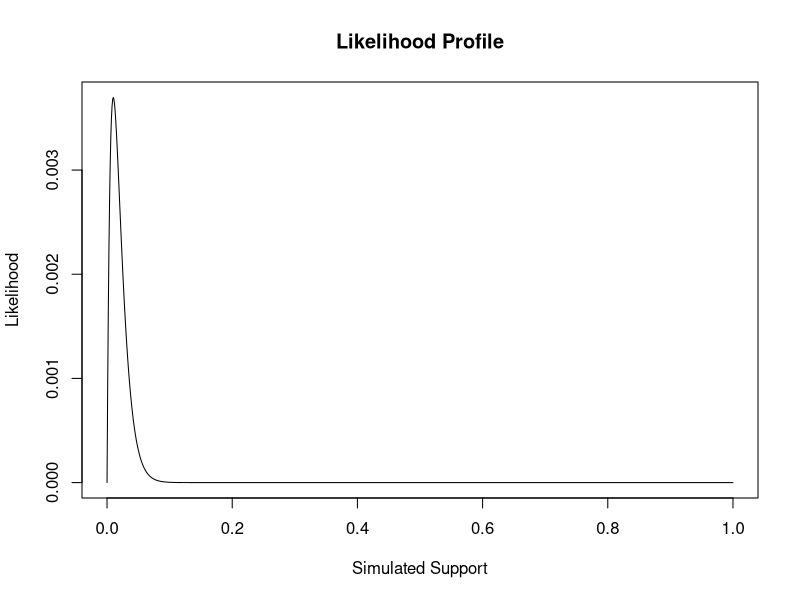
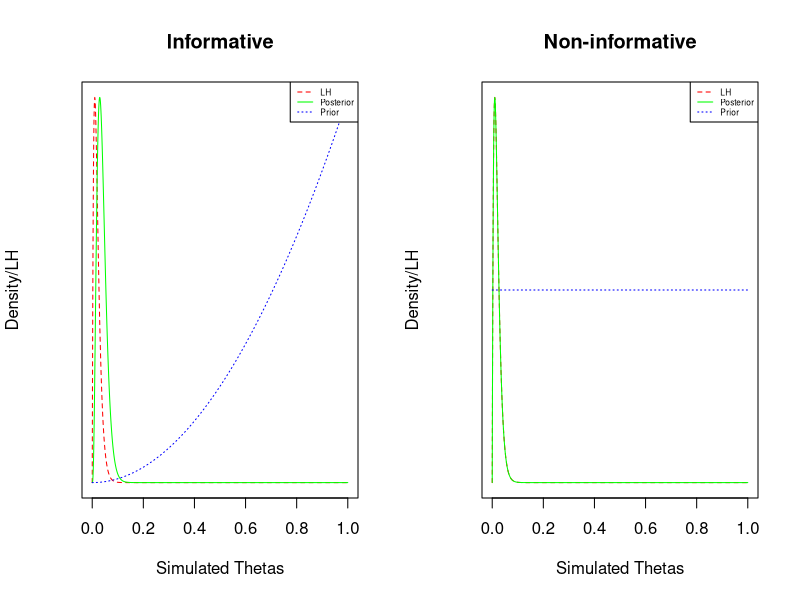
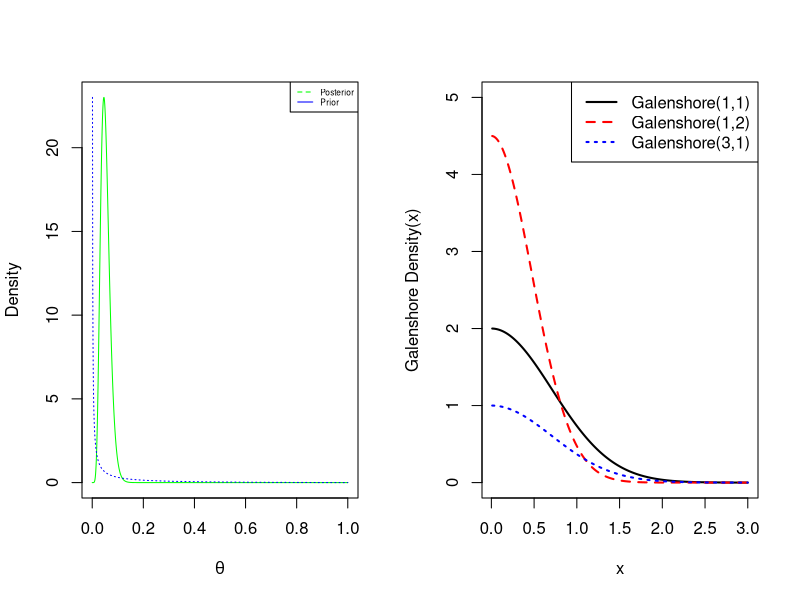

The R source for these figures, in order:
## ---- chunk 1
knitr::opts_chunk$set(warning = FALSE, 
                      message = FALSE, 
                      fig.align = "center")
## ---- chunk 2
library(tidyverse)
library(knitr)
library(broom)
## ---- chunk 3
# set a seed
set.seed(123)
# create the observed data
obs.data <- rbinom(n = 100, size = 1, prob = 0.01)
# inspect the observed data
head(obs.data)
tail(obs.data)
length(obs.data)
## ---- chunk 4
### Bernoulli LH Function ###

# Input: obs.data, theta
# Output: bernoulli likelihood

myBernLH <- function(obs.data, theta){
  N <- length(obs.data)
  x <- sum(obs.data)
  LH <- (theta^x) * ((1-theta)^(N-x))
  return(LH)
}


### Plot LH for a grid of theta values ###
# Create the grid #
# Store the LH values
# Create the Plot
theta.sim <- seq(from = 0, to = 1, length.out = 1000)
sim.LH <- myBernLH(obs.data, theta = theta.sim)
plot(theta.sim, sim.LH, type ="line", main = "Likelihood Profile", xlab = "Simulated Support", ylab = "Likelihood")
## ---- chunk 5
posterior <- function(priorA, priorB, obs.data)
{
  N <- length(obs.data)
  x <- sum(obs.data)
  postA <- priorA + x
	postB <- priorB + N - x
	postparam <- list('postA' = postA, 
	 'postB' = postB)
	return(postparam)
}
## ---- chunk 6
nonInformative <- posterior(priorA = 1, priorB = 1, obs.data = obs.data)
informative <- posterior(priorA = 3, priorB = 1, obs.data = obs.data)
print(c(nonInformative, informative))
## ---- chunk 7
nonInformativeDen <- dbeta(x = theta.sim, shape1 = nonInformative$postA, 
 shape2 =nonInformative$postB)
informativeDen <- dbeta(x = theta.sim, shape1 = informative$postA, 
 shape2 = informative$postB)
priorInform <- dbeta(x = theta.sim, shape1 = 3, 
 shape2 = 1)
priorNonInform <- dbeta(x = theta.sim, shape1 = 1, 
 shape2 = 1)

par(mfrow=c(1, 2)) 
plot(theta.sim, sim.LH, lty = 2, xlab = 'Simulated Thetas',
 ylab = 'Density/LH', type = 'l', yaxt = 'n', main = 'Informative',
 , col = c("red"))
par(new = TRUE)
plot(theta.sim, informativeDen, lty = 1, axes = FALSE, xlab = '', ylab = '',
 type = 'l', , col = c("green"))
par(new = TRUE)
plot(theta.sim, priorInform, lty = 3, axes = FALSE, xlab = '', ylab = '',
 type = 'l', col = c("blue"))
legend('topright', lty=c(2,1,3), legend = c('LH', 'Posterior', 'Prior'),
       col = c("red", "green", "blue"), cex = 0.5)

plot(theta.sim, sim.LH, lty = 2, xlab = 'Simulated Thetas',
 ylab = 'Density/LH', type = 'l', yaxt = 'n', main = 'Non-informative', 
 col = c("red"))
par(new = TRUE)
plot(theta.sim, nonInformativeDen, lty = 1, axes = FALSE, xlab = '', ylab = '',
 type = 'l', col = c("green"))
par(new = TRUE)
plot(theta.sim, priorNonInform, lty = 3, axes = FALSE, xlab = '', ylab = '',
 type = 'l', col = c("blue"))
legend('topright', lty=c(2,1,3), legend = c('LH', 'Posterior', 'Prior'), 
       col = c("red", "green", "blue"), cex=0.5)

## ---- chunk 8
# set a seed
set.seed(123)
# create the observed data
obs.data2 <- c(20.9, 69.7, 3.6, 21.8, 21.4, 0.4, 6.7, 10.0)
# inspect the observed data
head(obs.data2)
tail(obs.data2)
length(obs.data2)
## ---- chunk 9
posterior2 <- function(priorA, priorB, obs.data)
{
  N <- length(obs.data2)
  x <- sum(obs.data2)
  postA <- priorA + N
	postB <- priorB + x
	postparam <- list('postA' = postA, 
	 'postB' = postB)
	return(postparam)
}
## ---- chunk 10
informative1<- posterior2(priorA = 0.1, priorB = 1.0, obs.data = obs.data2)
print(c(informative))
gamma.sim <- seq(from = 0, to = 1, length.out = 1000)
## ---- chunk 11
informativeDen1 <- dgamma(x = gamma.sim, shape = informative1$postA, 
 rate = informative1$postB)
priorInform1 <- dgamma(x = gamma.sim, shape = 0.1, 
 rate = 1)

plot(gamma.sim, informativeDen1, lty = 1, xlab = expression(theta), ylab = 'Density',
 type = 'l', , col = c("green"))
par(new = TRUE)
plot(gamma.sim, priorInform1, lty = 3, axes = FALSE, xlab = '', ylab = '',
 type = 'l', col = c("blue"))
legend('topright', lty=c(2,1,3), legend = c( 'Posterior', 'Prior'),
       col = c("green", "blue"), cex = 0.5)
## ---- chunk 12
dgalenshore <- function(theta, c, d) {
    # takes numeric vector (elements should be >0) and returns the galenshore
    # probability density at each point. Parameters a and theta should all be
    # > 0.
    if (any(theta <= 0) || any(c <= 0) || any(d <= 0)) {
        stop("Invalid parameters or input values. Inputs must be >0")
    } else {
        return((2/gamma(c)) * d^(2 * c) * exp(-d^2 * theta^2))
    }
}
x <- seq(0.01, 3, 0.01)
plot(x, dgalenshore(x, 1, 1), type = "l", ylab = "Galenshore Density(x)", col = "black", 
    ylim = c(0, 5), lwd = 2) 
lines(x, dgalenshore(x, 1, 1.5), type = "l", col = "red", lwd = 2, lty = 2)
lines(x, dgalenshore(x, 3, 1), type = "l", col = "blue", lwd = 2, lty = 3)
legend("topright", c("Galenshore(1,1)", "Galenshore(1,2)", "Galenshore(3,1)"), 
    col = c("black", "red", "blue"), lwd = c(2, 2, 2), lty = c(1, 2, 3))
